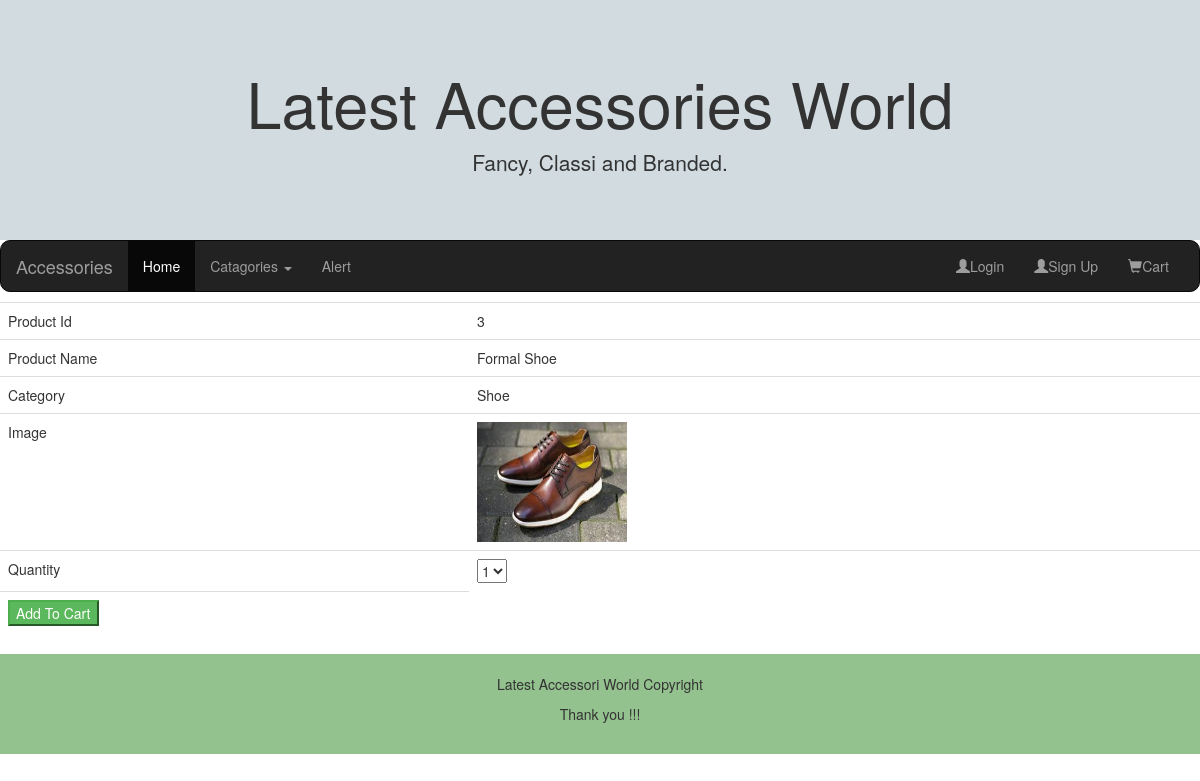
The app's page /ViewDetails/3 with its own data.
### Admin/models.py (models this page shows, shortened)
class Product(models.Model):
    product_name = models.CharField(max_length=20)
    price = models.FloatField(default=200)
    imgurl = models.ImageField(upload_to="images")
    cat_id = models.ForeignKey(Category,on_delete=models.CASCADE)
    class Meta:
        db_table = "Product"

class Category(models.Model):
    category_name = models.CharField(max_length=20)
    def __str__(self):
        return self.category_name
    class Meta:
        db_table = "Category"

### User/views.py (the view)
# urls.py: path('ViewDetails/<product_id>', views.ViewDetails),
def ViewDetails(request,product_id):  # through this only one product comes
    cats = Category.objects.all()
    p1 = Product.objects.get(id=product_id)
    return render(request,"ViewDetails.html",{"product":p1, "cats":cats})

### User/templates/ViewDetails.html (shortened to what this page needs)
{%extends "master.html"%}
{%block content%}
<form method="post" action="/AddToCart">
<table class="table">
        <tr><td>Product Id</td>
            <td>{{product.id}}
            </td>
        </tr>
        <tr><td>Product Name</td>
            <td>{{product.product_name}}</td>
        </tr>
        <tr><td>Category</td>
            <td>{{product.cat_id}}</td>
        </tr>
        <tr><td>Image</td>
            <td>
                <img src="{{product.imgurl.url}}" height="120" width="150"/>
            </td>
        </tr>
        <tr>
            <td>Quantity</td>
            <td>
                <select name="qty"><option>1</option>
                <option>5</option></select>
            </td>
        </tr>
        <tr>
            <td>
                <button type="submit" class="button btn-success">Add To Cart</button>
            </td>
        </tr>
</table>
</form>
{%endblock%}

### records on screen
Product: id "3", product_name "Formal Shoe", cat_id "Shoe", imgurl (picture)
